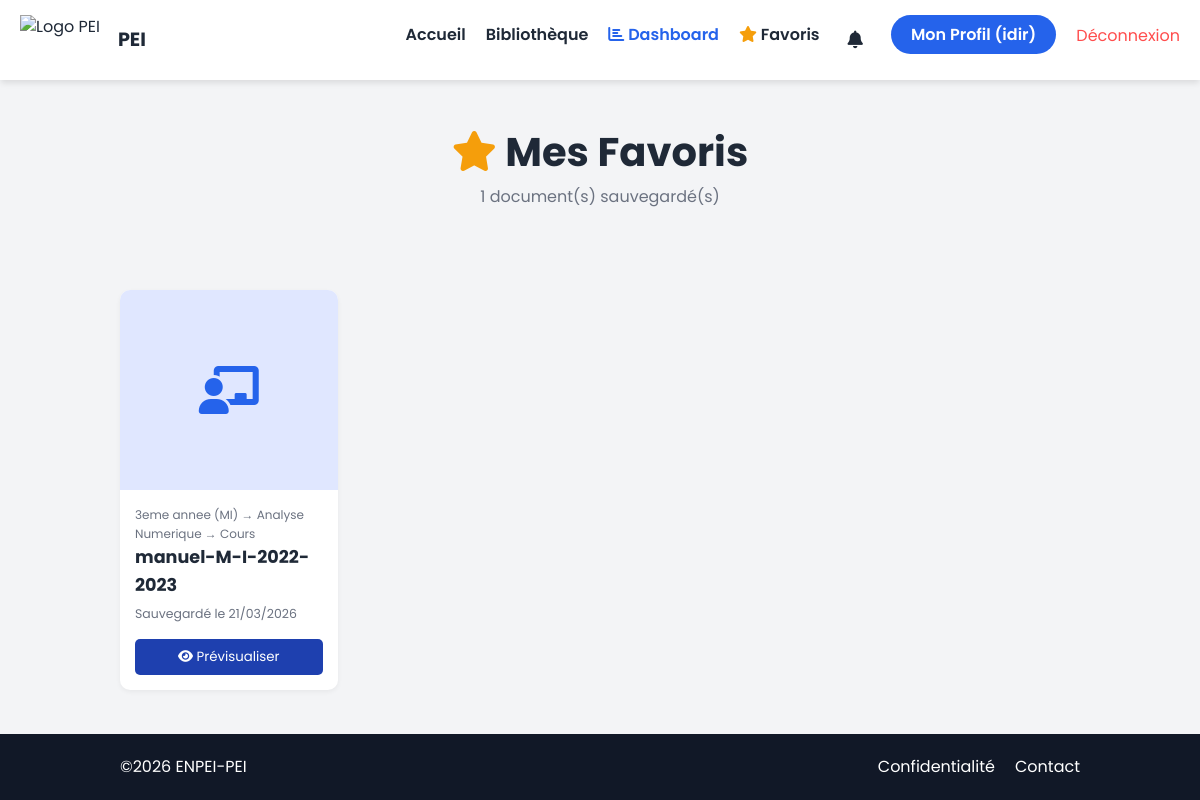
/favoris/ (signed in), run on the app's committed database.
### core/models.py (models this page shows, shortened)
class Favori(models.Model):
    user     = models.ForeignKey(User, on_delete=models.CASCADE, related_name='favoris')
    document = models.ForeignKey(Document, on_delete=models.CASCADE, related_name='favoris')
    added_at = models.DateTimeField(auto_now_add=True)
    class Meta:
        ordering  = ['-added_at']
        unique_together = ('user', 'document')  # Un seul favori par doc par user

class Document(models.Model):
    TYPE_CHOICES = [
        ('COURS', 'Cours'),
        ('TP', 'TP & TD'),
        ('EXAM', 'Examen'),
    ]
    subject = models.ForeignKey(Subject, on_delete=models.CASCADE, related_name='documents')
    title = models.CharField(max_length=200)
    doc_type = models.CharField(max_length=5, choices=TYPE_CHOICES)
    file_doc = models.FileField(upload_to='library/documents/')
    uploaded_at = models.DateTimeField(auto_now_add=True)

class Subject(models.Model):
    level = models.ForeignKey(Level, on_delete=models.CASCADE, related_name='subjects')
    name = models.CharField(max_length=100)

class Level(models.Model):
    YEAR_CHOICES = [
        ('1AP', '1ere annee'),
        ('2ST', '2eme annee (ST)'),
        ('2MI', '2eme annee (MI)'),
        ('3ST', '3eme annee (ST)'),
        ('3MI', '3eme annee (MI)'),
    ]
    name = models.CharField(max_length=10, choices=YEAR_CHOICES, unique=True)

### core/views.py (the view)
# urls.py: path('favoris/', views.mes_favoris, name='favoris'),
@login_required
def mes_favoris(request):
    favoris = Favori.objects.filter(
        user=request.user
    ).select_related('document__subject__level')
    return render(request, 'favoris.html', {'favoris': favoris})

### templates/favoris.html (shortened to what this page needs)
{% extends 'base.html' %}
{% load static %}
{% block content %}
<div class="page-header">
  <h1><i class="fas fa-star" style="color:#f59e0b;"></i> Mes Favoris</h1>
  <p style="color:var(--text-light);">
    {{ favoris|length }} document(s) sauvegardé(s)
  </p>
</div>
<section class="library-container">
  {% for fav in favoris %}
  <div class="book-card">
    <div class="card-img" style="background: var(--hover-bg);">
      {% if fav.document.doc_type == 'COURS' %}
        <i class="fas fa-chalkboard-teacher fa-3x" style="color:var(--primary-color);"></i>
      {% elif fav.document.doc_type == 'TP' %}
        <i class="fas fa-laptop-code fa-3x" style="color:#10b981;"></i>
      {% elif fav.document.doc_type == 'EXAM' %}
        <i class="fas fa-file-signature fa-3x" style="color:#ef4444;"></i>
      {% endif %}
    </div>
    <div class="card-info">
      <span style="font-size:0.75rem; color:var(--text-light);">
        {{ fav.document.subject.level.get_name_display }}
        → {{ fav.document.subject.name }}
        → {{ fav.document.get_doc_type_display }}
      </span>
      <h3>{{ fav.document.title }}</h3>
      <p style="font-size:0.78rem; color:var(--text-light);">
        Sauvegardé le {{ fav.added_at|date:"d/m/Y" }}
      </p>
      {% if fav.document.file_doc %}
      <button onclick="openPDF('{{ fav.document.file_doc.url }}', '{{ fav.document.title }}')"
              class="btn-card"
              style="text-align:center; display:block; width:100%;
                     border:none; cursor:pointer;">
        <i class="fas fa-eye"></i> Prévisualiser
      </button>
      {% endif %}
    </div>
  </div>
  {% endfor %}
</section>
{% endblock %}

### templates/base.html (shortened to what this page needs)
{% load static %}
<!doctype html>
<html lang="fr">
<head>
  <link rel="stylesheet" href="{% static 'css/style.css' %}" />
  <link rel="stylesheet" href="https://cdnjs.cloudflare.com/ajax/libs/font-awesome/6.0.0/css/all.min.css"
 />
</head>
<body class="site-container">
  <nav class="navbar">
    <div class="logo">
      <img src="{% static 'images/enpei.png' %}" alt="Logo PEI" />
      <span class="nav-links" style="font-weight: 700; font-size: 1.2em; font-family: 'Poppins', sans-serif;">PEI</span>
    </div>
    <ul class="nav-links">
      <li><a href="{% url 'home' %}">Accueil</a></li>
      <li><a href="{% url 'library' %}">Bibliothèque</a></li>
      {% if user.is_authenticated %}
      {% if user.is_staff %}
      <li>
        <a href="{% url 'dashboard' %}" style="color: var(--primary-color); font-weight: 600;">
          <i class="fas fa-chart-bar"></i> Dashboard
        </a>
      </li>
      {% endif %}
      <li>
        <a href="{% url 'favoris' %}" style="color:var(--text-dark);">
          <i class="fas fa-star" style="color:#f59e0b;"></i> Favoris
        </a>
      </li>
      <li style="position: relative;">
        <button id="notif-btn" onclick="toggleNotifs()" style="background:none; border:none; cursor:pointer;
                 color:var(--text-dark); font-size:1.1rem;
                 position:relative; padding:4px 8px;">
          <i class="fas fa-bell"></i>
        </button>
      </li>
      <li><a href="{% url 'profile' %}" class="btn-account">
          Mon Profil ({{ user.username }})
        </a></li>
      <li>
        <form method="POST" action="{% url 'logout' %}" style="display:inline;">
          <button type="submit" style="background:none; border:none; cursor:pointer;
             color:#ff4d4d; font-size:1rem; font-family:inherit; padding:0;">
            Déconnexion
          </button>
        </form>
      </li>
      {% else %}
      <li><a href="{% url 'login' %}" class="btn-account">Se connecter</a></li>
      {% endif %}
    </ul>
  </nav>
  <main class="site-content">
    {% block content %}
    {% endblock %}
  </main>
  <footer class="site-footer">
    <div class="footer-content">
      <p>&copy;2026 ENPEI-PEI </p>
      <ul class="footer-links">
        <li><a href="#">Confidentialité</a></li>
        <li><a href="#">Contact</a></li>
      </ul>
    </div>
  </footer>
</body>

### static/css/style.css (style rules this page uses)
:root { --bg-color: #f3f4f6; --bg-secondary: #f0f2f5; --card-bg: #ffffff; --text-dark: #1f2937; --text-light: #6b7280; --text-inverse: #ffffff; --primary-color: #2563eb; --secondary-color: #1e40af; --accent-color: #fbbf24; --border-color: #dddddd; --input-bg: #ffffff; --input-border: #dddddd; --shadow: 0 4px 6px -1px rgba(0, 0, 0, 0.1); --hero-gradient: linear-gradient(135deg, #e0e7ff 0%, #f3f4f6 100%); --task-bg: #eff6ff; --hover-bg: #e0e7ff; }
html { overflow-y: scroll; height: 100%; }
* { margin: 0; padding: 0; box-sizing: border-box; font-family: "Poppins", "Open Sans", sans-serif; }
body { background-color: var(--bg-color); color: var(--text-dark); line-height: 1.6; font-family: "Open Sans", sans-serif; transition: background 0.3s ease, color 0.3s ease; height: 100%; display: flex; flex-direction: column; min-height: 100vh; }
a { text-decoration: none; color: inherit; transition: 0.3s; }
ul { list-style: none; }
.service-card, .book-card, .course-card, .day-column, .account-container, .chat-sidebar, .chat-options-header, .chat-input-area, nav.navbar { background-color: var(--card-bg); border-color: var(--border-color); transition: background-color 0.3s ease, border-color 0.3s ease; }
.navbar { display: flex; justify-content: space-between; align-items: center; background-color: var(--navbar-bg); height: 80px; width: 100%; line-height: 1.5; position: fixed; top: 0; left: 0; padding: 0 20px; box-sizing: border-box; z-index: 1000; box-shadow: var(--shadow); }
.logo { display: flex; align-items: center; height: 100%; margin-right: 0; }
.logo img { height: 60px; margin-right: 10px; }
.nav-links { display: flex; list-style: none; gap: 20px; margin: 0; padding: 0; }
ul.nav-links li a { font-weight: 600; color: var(--text-dark); font-size: 16px; }
.btn-account { background-color: var(--primary-color); color: var(--text-inverse) !important; padding: 8px 20px; border-radius: 25px; }
footer { background-color: #111827; color: #ffffff; padding: 20px 10%; text-align: center; }
.footer-content { display: flex; justify-content: space-between; align-items: center; }
.footer-links { display: flex; gap: 20px; }
.page-header { padding: 120px 10% 40px; background: var(--bg-color); text-align: center; }
.page-header h1 { font-size: 2.5rem; color: var(--text-dark); }
.page-header p { color: var(--text-light); }
.library-container, .rec-container { padding: 40px 10%; display: grid; grid-template-columns: repeat(auto-fill, minmax(200px, 1fr)); gap: 30px; }
.book-card, .course-card { border-radius: 10px; overflow: hidden; box-shadow: 0 2px 5px rgba(0, 0, 0, 0.05); display: flex; flex-direction: column; }
.card-img { height: 200px; background-color: var(--border-color); display: flex; align-items: center; justify-content: center; color: var(--text-light); }
.card-info { padding: 15px; flex-grow: 1; display: flex; flex-direction: column; }
.card-info h3 { font-size: 1.1rem; margin-bottom: 5px; color: var(--text-dark); }
.card-info p { font-size: 0.9rem; color: var(--text-light); margin-bottom: 15px; }
.btn-card { margin-top: auto; padding: 8px; background: var(--secondary-color); color: var(--text-inverse); border: none; border-radius: 5px; cursor: pointer; }
.site-footer { flex-shrink: 0; }
.site-content { flex: 1; }
.site-container { display: flex; flex-direction: column; min-height: 100vh; margin: 0; }
.logo { display: flex; align-items: center; gap: 8px; height: 100%; }
.logo img { height: 50px; display: block; }

### data on the page
Favori: document.subject.level.name "3eme annee (MI)", document.subject.name "Analyse Numerique", document.doc_type "Cours", document "manuel-M-I-2022-2023", added_at "21/03/2026"

### other printed values
{{ user.username }} "idir"
{{ favoris|length }} "1"
